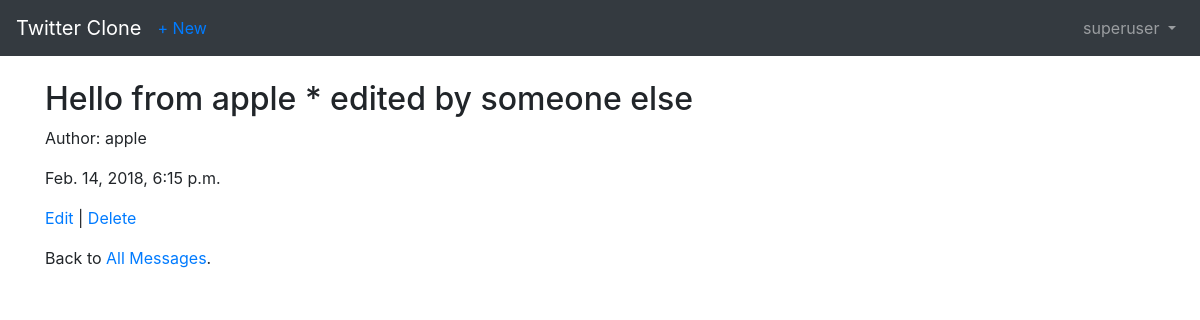
Page /posts/4/ (signed in) on the committed database.
### users/models.py (models this page shows)
class CustomUser(AbstractUser):
    objects = CustomUserManager()

### posts/models.py (models this page shows, shortened)
class Post(models.Model):
    message = models.CharField(max_length=280)
    date = models.DateTimeField(auto_now_add=True)
    author = models.ForeignKey(
        settings.AUTH_USER_MODEL,
        on_delete=models.CASCADE,
    )

### posts/views.py (the view)
# urls.py: path('<int:pk>/', views.PostDetailView.as_view(), name='post_detail'),
class PostDetailView(LoginRequiredMixin, DetailView):
    model = Post
    template_name = 'post_detail.html'
    login_url = 'login'

### templates/post_detail.html
{% extends 'base.html' %}
{% block content %}
    <div class="post-entry">
        <h2>{{ object.message }}</h2>
        <p>Author: {{ post.author }}</p>
        <p>{{ object.date }}</p>
    </div>
    <p><a href="{% url 'post_edit' post.pk %}">Edit</a> | <a href="{% url 'post_delete' post.pk %}">Delete</a></p>
    <p>Back to <a href="{% url 'post_list' %}">All Messages</a>.</p>
{% endblock %}

### templates/base.html (shortened to what this page needs)
<!DOCTYPE html>
<html lang="en">
<head>
    <link rel="stylesheet" href="https://maxcdn.bootstrapcdn.com/bootstrap/4.0.0/css/bootstrap.min.css"
>
</head>
<body>
<nav class="navbar navbar-expand-md navbar-dark bg-dark mb-4">
    <a class="navbar-brand" href="{% url 'home' %}">Twitter Clone</a>
    <div class="collapse navbar-collapse" id="navbarCollapse">
        {% if user.is_authenticated %}
            <ul class="navbar-nav mr-auto">
                <li class="nav-item"><a href="{% url 'post_new' %}">+ New</a></li>
            </ul>
            <ul class="navbar-nav ml-auto">
                <li class="nav-item">
                    <a class="nav-link dropdown-toggle" href="#" id="userMenu" data-toggle="dropdown"
                       aria-haspopup="true" aria-expanded="false">
                        {{ user.username }}
                    </a>
                </li>
            </ul>
        {% else %}
            <form class="form-inline ml-auto">
                <a href="{% url 'login' %}" class="btn btn-outline-secondary">Log in</a>
                <a href="{% url 'signup' %}" class="btn btn-primary ml-2">Sign up</a>
            </form>
        {% endif %}
    </div>
</nav>
<div class="container">
    {% block content %}
    {% endblock %}
</div>
</body>
</html>

### rows in the picture
CustomUser: username "superuser"
Post: message "Hello from apple * edited by someone else", author "apple", date "Feb. 14, 2018, 6:15 p.m."
